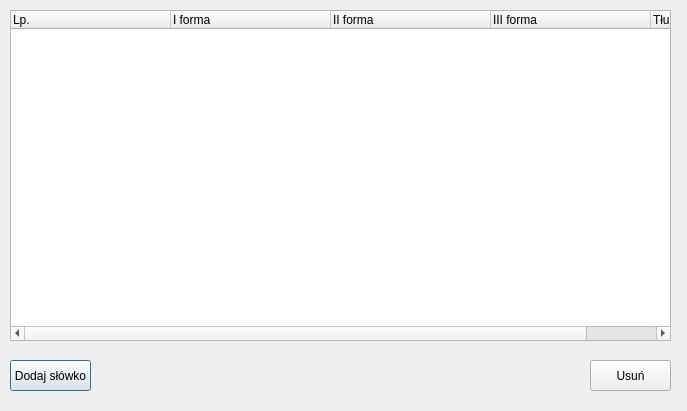
<?xml version="1.0" encoding="UTF-8"?>
<ui version="4.0">
 <class>manageWordList</class>
 <widget class="QDialog" name="manageWordList">
  <property name="geometry">
   <rect>
    <x>0</x>
    <y>0</y>
    <width>687</width>
    <height>411</height>
   </rect>
  </property>
  <property name="windowTitle">
   <string>Dialog</string>
  </property>
  <widget class="QTreeWidget" name="treeWidget">
   <property name="geometry">
    <rect>
     <x>10</x>
     <y>10</y>
     <width>661</width>
     <height>331</height>
    </rect>
   </property>
   <attribute name="headerDefaultSectionSize">
    <number>160</number>
   </attribute>
   <column>
    <property name="text">
     <string>Lp.</string>
    </property>
   </column>
   <column>
    <property name="text">
     <string>I forma</string>
    </property>
   </column>
   <column>
    <property name="text">
     <string>II forma</string>
    </property>
   </column>
   <column>
    <property name="text">
     <string>III forma</string>
    </property>
   </column>
   <column>
    <property name="text">
     <string>Tłumaczenie</string>
    </property>
   </column>
  </widget>
  <widget class="QPushButton" name="addItem">
   <property name="geometry">
    <rect>
     <x>10</x>
     <y>360</y>
     <width>81</width>
     <height>31</height>
    </rect>
   </property>
   <property name="text">
    <string>Dodaj słówko</string>
   </property>
  </widget>
  <widget class="QPushButton" name="deleteItem">
   <property name="geometry">
    <rect>
     <x>590</x>
     <y>360</y>
     <width>81</width>
     <height>31</height>
    </rect>
   </property>
   <property name="text">
    <string>Usuń</string>
   </property>
  </widget>
 </widget>
 <resources/>
 <connections/>
</ui>
